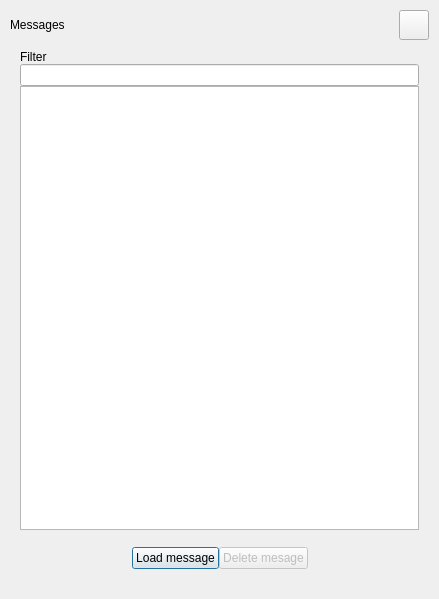
<?xml version="1.0" encoding="UTF-8"?>
<ui version="4.0">
 <class>MessagesDialog</class>
 <widget class="QDialog" name="MessagesDialog">
  <property name="geometry">
   <rect>
    <x>0</x>
    <y>0</y>
    <width>439</width>
    <height>599</height>
   </rect>
  </property>
  <property name="windowTitle">
   <string>Dialog</string>
  </property>
  <layout class="QGridLayout" name="gridLayout">
   <property name="leftMargin">
    <number>10</number>
   </property>
   <property name="topMargin">
    <number>10</number>
   </property>
   <property name="rightMargin">
    <number>10</number>
   </property>
   <property name="bottomMargin">
    <number>10</number>
   </property>
   <property name="spacing">
    <number>0</number>
   </property>
   <item row="1" column="0">
    <widget class="QWidget" name="DialogContainer" native="true">
     <layout class="QVBoxLayout" name="verticalLayout">
      <property name="spacing">
       <number>0</number>
      </property>
      <property name="leftMargin">
       <number>10</number>
      </property>
      <property name="topMargin">
       <number>10</number>
      </property>
      <property name="rightMargin">
       <number>10</number>
      </property>
      <property name="bottomMargin">
       <number>20</number>
      </property>
      <item>
       <widget class="QLabel" name="l_filter">
        <property name="text">
         <string>Filter</string>
        </property>
       </widget>
      </item>
      <item>
       <widget class="QLineEdit" name="le_filter"/>
      </item>
      <item>
       <widget class="QTableView" name="m_view"/>
      </item>
      <item>
       <spacer name="verticalSpacer">
        <property name="orientation">
         <enum>Qt::Vertical</enum>
        </property>
        <property name="sizeType">
         <enum>QSizePolicy::Fixed</enum>
        </property>
        <property name="sizeHint" stdset="0">
         <size>
          <width>17</width>
          <height>17</height>
         </size>
        </property>
       </spacer>
      </item>
      <item>
       <layout class="QHBoxLayout" name="horizontalLayout">
        <property name="spacing">
         <number>0</number>
        </property>
        <item>
         <spacer name="horizontalSpacer_2">
          <property name="orientation">
           <enum>Qt::Horizontal</enum>
          </property>
          <property name="sizeHint" stdset="0">
           <size>
            <width>40</width>
            <height>20</height>
           </size>
          </property>
         </spacer>
        </item>
        <item>
         <widget class="QPushButton" name="pb_load">
          <property name="cursor">
           <cursorShape>PointingHandCursor</cursorShape>
          </property>
          <property name="text">
           <string>Load message</string>
          </property>
          <property name="checkable">
           <bool>true</bool>
          </property>
         </widget>
        </item>
        <item>
         <widget class="QPushButton" name="pb_remove">
          <property name="enabled">
           <bool>false</bool>
          </property>
          <property name="cursor">
           <cursorShape>PointingHandCursor</cursorShape>
          </property>
          <property name="text">
           <string>Delete mesage</string>
          </property>
          <property name="checkable">
           <bool>true</bool>
          </property>
         </widget>
        </item>
        <item>
         <spacer name="horizontalSpacer_3">
          <property name="orientation">
           <enum>Qt::Horizontal</enum>
          </property>
          <property name="sizeHint" stdset="0">
           <size>
            <width>40</width>
            <height>20</height>
           </size>
          </property>
         </spacer>
        </item>
       </layout>
      </item>
     </layout>
    </widget>
   </item>
   <item row="0" column="0">
    <layout class="QHBoxLayout" name="horizontalLayout_2">
     <property name="spacing">
      <number>0</number>
     </property>
     <item>
      <widget class="QLabel" name="l_messages">
       <property name="text">
        <string>Messages</string>
       </property>
      </widget>
     </item>
     <item>
      <spacer name="horizontalSpacer">
       <property name="orientation">
        <enum>Qt::Horizontal</enum>
       </property>
       <property name="sizeHint" stdset="0">
        <size>
         <width>40</width>
         <height>20</height>
        </size>
       </property>
      </spacer>
     </item>
     <item>
      <widget class="QPushButton" name="pb_close">
       <property name="minimumSize">
        <size>
         <width>30</width>
         <height>30</height>
        </size>
       </property>
       <property name="maximumSize">
        <size>
         <width>30</width>
         <height>30</height>
        </size>
       </property>
       <property name="cursor">
        <cursorShape>PointingHandCursor</cursorShape>
       </property>
       <property name="layoutDirection">
        <enum>Qt::RightToLeft</enum>
       </property>
       <property name="text">
        <string/>
       </property>
      </widget>
     </item>
    </layout>
   </item>
  </layout>
 </widget>
 <resources/>
 <connections>
  <connection>
   <sender>pb_close</sender>
   <signal>clicked()</signal>
   <receiver>MessagesDialog</receiver>
   <slot>onCloseClicked()</slot>
   <hints>
    <hint type="sourcelabel">
     <x>414</x>
     <y>24</y>
    </hint>
    <hint type="destinationlabel">
     <x>219</x>
     <y>299</y>
    </hint>
   </hints>
  </connection>
  <connection>
   <sender>pb_load</sender>
   <signal>clicked()</signal>
   <receiver>MessagesDialog</receiver>
   <slot>onLoadClicked()</slot>
   <hints>
    <hint type="sourcelabel">
     <x>201</x>
     <y>549</y>
    </hint>
    <hint type="destinationlabel">
     <x>219</x>
     <y>299</y>
    </hint>
   </hints>
  </connection>
  <connection>
   <sender>le_filter</sender>
   <signal>textChanged(QString)</signal>
   <receiver>MessagesDialog</receiver>
   <slot>onFilterChanged(QString)</slot>
   <hints>
    <hint type="sourcelabel">
     <x>201</x>
     <y>92</y>
    </hint>
    <hint type="destinationlabel">
     <x>219</x>
     <y>299</y>
    </hint>
   </hints>
  </connection>
  <connection>
   <sender>pb_remove</sender>
   <signal>clicked()</signal>
   <receiver>MessagesDialog</receiver>
   <slot>onRemoveClicked()</slot>
   <hints>
    <hint type="sourcelabel">
     <x>201</x>
     <y>578</y>
    </hint>
    <hint type="destinationlabel">
     <x>219</x>
     <y>299</y>
    </hint>
   </hints>
  </connection>
 </connections>
 <slots>
  <slot>onLoadClicked()</slot>
  <slot>onRemoveClicked()</slot>
  <slot>onFilterChanged(QString)</slot>
  <slot>onCloseClicked()</slot>
 </slots>
</ui>
